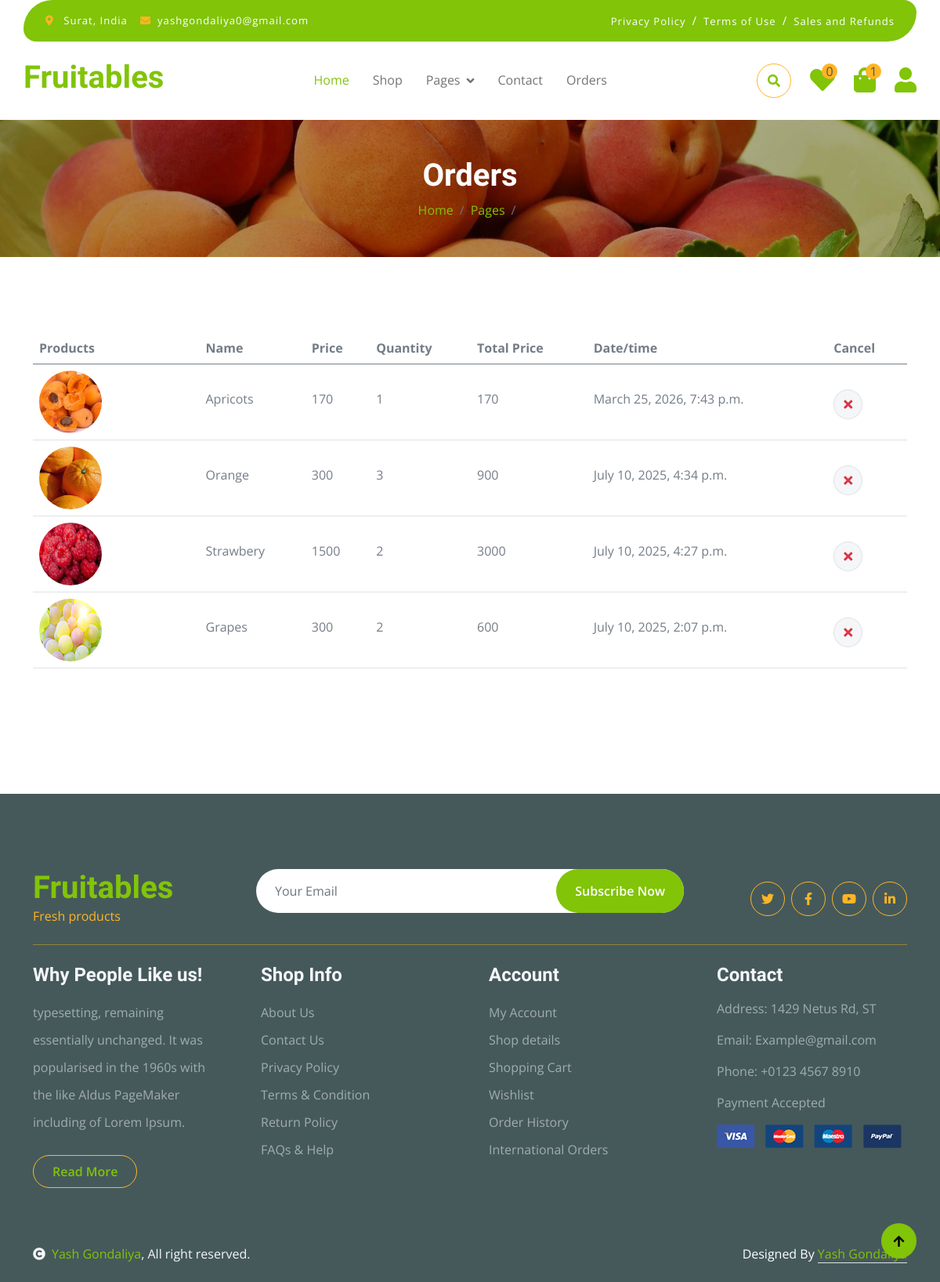
The app's page /orders (signed in), older data.
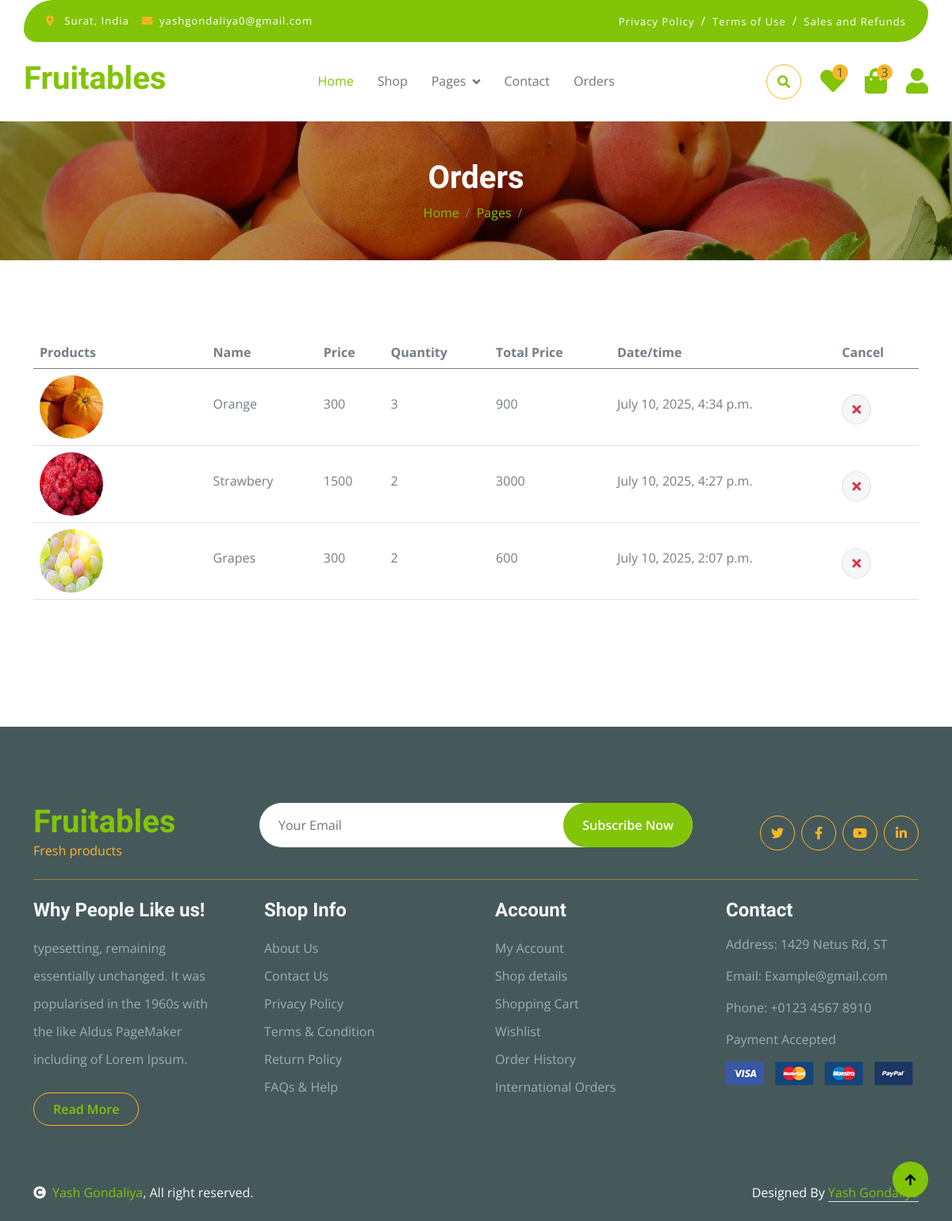
The same page, newer data.
### myapp/models.py (models this page shows, shortened)
class Orders(models.Model):
    user_id=models.ForeignKey(user,on_delete=models.CASCADE,blank=True,null=True)
    image=models.ImageField(upload_to="media",blank=True,null=True)
    name=models.CharField(max_length=255,blank=True,null=True)
    price=models.IntegerField(blank=True,null=True)
    date_time=models.DateTimeField(auto_now_add=True,blank=True,null=True)
    quantity=models.IntegerField(blank=True,null=True)
    total_price=models.IntegerField(blank=True,null=True)

### myapp/views.py (the view)
# urls.py: path('orders', views.orders, name='orders'),
def orders(request):
    if "email" in request.session:
        uid=user.objects.get(email=request.session["email"])
        wish_count=Add_to_wishlist.objects.filter(user_id=uid).count()
        cart_count=Add_to_cart.objects.filter(user_id=uid).count()
        order_i=Orders.objects.filter(user_id=uid).order_by("-id")
        con={"wish_count":wish_count,"cart_count":cart_count,"user_id": uid,"order_i":order_i}
        return render(request,"order.html",con)
    else:
        return render(request,"login.html")

### myapp/templates/order.html (shortened to what this page needs)
{% extends "index.html" %}
{% load static %}
{% block content %}
        <div class="container-fluid page-header py-5">
            <h1 class="text-center text-white display-6">Orders</h1>
            <ol class="breadcrumb justify-content-center mb-0">
                <li class="breadcrumb-item"><a href="#">Home</a></li>
                <li class="breadcrumb-item"><a href="#">Pages</a></li>
                <li class="breadcrumb-item active text-white"></li>
            </ol>
        </div>
        <div class="container-fluid py-5">
            <div class="container py-5">
                <div class="table-responsive">
                    <table class="table">
                        <thead>
                          <tr>
                            <th scope="col">Products</th>
                            <th scope="col">Name</th>
                            <th scope="col">Price</th>
                            <th scope="col">Quantity</th>
                            <th scope="col">Total Price</th>
                            <th scope="col">Date/time</th>
                            <th scope="col">Cancel</th>
                          </tr>
                        </thead>
                        <tbody>
                            {% for i in order_i %}
                            <tr>
                                <th scope="row">
                                    <div class="d-flex align-items-center">
                                        <img src="{{i.image.url}}" class="img-fluid me-5 rounded-circle" style="width: 80px; height: 80px;" alt="">
                                    </div>
                                </th>
                                <td>
                                    <p class="mb-0 mt-4">{{i.name}}</p>
                                </td>
                                <td>
                                    <p class="mb-0 mt-4">{{i.price}}</p>
                                </td>
                                <td>
                                    <p class="mb-0 mt-4">{{i.quantity}}</p>
                                </td>
                                <td>
                                    <p class="mb-0 mt-4">{{i.total_price}}</p>
                                </td>
                                <td>
                                    <p class="mb-0 mt-4">{{i.date_time}}</p>
                                </td>
                                <td>
                                    <a href="{% url 'delete_orders' i.id %}">
                                    <button class="btn btn-md rounded-circle bg-light border mt-4" >
                                        <i class="fa fa-times text-danger"></i>
                                    </button>
                                </td>
                            </tr>
                            {% endfor %}
                        </tbody>
                    </table>
                </div>
                    </div>
                </div>
        {% endblock %}

### myapp/templates/index.html (shortened to what the changed rows need)
<!DOCTYPE html>
{% load static %}
<html lang="en">
    <head>
        {% load static %}
        <link rel="stylesheet" href="https://use.fontawesome.com/releases/v5.15.4/css/all.css"/>
        <link rel="stylesheet" href="https://cdnjs.cloudflare.com/ajax/libs/animate.css/4.1.1/animate.min.css"/>
        <link href="https://cdn.jsdelivr.net/npm/bootstrap-icons@1.4.1/font/bootstrap-icons.css" rel="stylesheet">
        <link href="{% static 'lib/lightbox/css/lightbox.min.css' %}" rel="stylesheet">
        <link href="{% static 'lib/owlcarousel/assets/owl.carousel.min.css' %}" rel="stylesheet">
        <link href="{% static 'css/bootstrap.min.css' %}" rel="stylesheet">
        <link href="{% static 'css/style.css' %}" rel="stylesheet">
    </head>
    <body>
        <div class="container-fluid fixed-top">
            <div class="container px-0">
                <nav class="navbar navbar-light bg-white navbar-expand-xl">
                    <a href="{% url 'index' %}" class="navbar-brand"><h1 class="text-primary display-6">Fruitables</h1></a>
                    <div class="collapse navbar-collapse bg-white" id="navbarCollapse">
                        <div class="d-flex m-3 me-0">
                            <a href="{% url 'wishlist' %}" class="position-relative me-4 my-auto">
                                <i class="fa fa-heart fa-2x" ></i>
                                <span class="position-absolute bg-secondary rounded-circle d-flex align-items-center justify-content-center text-dark px-1" style="top: -5px; left: 15px; height: 20px; min-width: 20px;">{{wish_count}}</span>
                            </a>
                            <a href="{% url 'cart' %}" class="position-relative me-4 my-auto">
                                <i class="fa fa-shopping-bag fa-2x"></i>
                                <span class="position-absolute bg-secondary rounded-circle d-flex align-items-center justify-content-center text-dark px-1" style="top: -5px; left: 15px; height: 20px; min-width: 20px;">{{cart_count}}</span>
                            </a>
                        </div>
                    </div>
                </nav>
            </div>
        </div>
        {% block content %}{% endblock %}
        <div class="container-fluid bg-dark text-white-50 footer pt-5 mt-5">
            <div class="container py-5">
                <div class="pb-4 mb-4" style="border-bottom: 1px solid rgba(226, 175, 24, 0.5) ;">
                    <div class="row g-4">
                        <div class="col-lg-3">
                            <a href="#">
                                <h1 class="text-primary mb-0">Fruitables</h1>
                            </a>
                        </div>
                    </div>
                </div>
            </div>
        </div>
    </body>
</html>

Row changes from the older to the newer data that the page shows:
removed Orders: image (picture), name "Apricots", price "170", quantity "1", total_price "170", date_time "March 25, 2026, 7:43 p.m."
Text that changed along with them:
{{ wish_count }}: "0" → "1"
{{ cart_count }}: "1" → "3"
